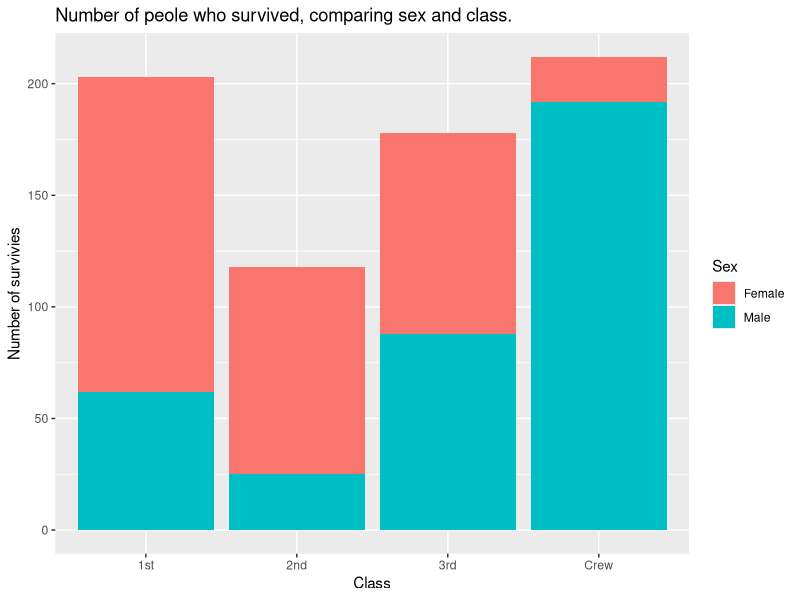
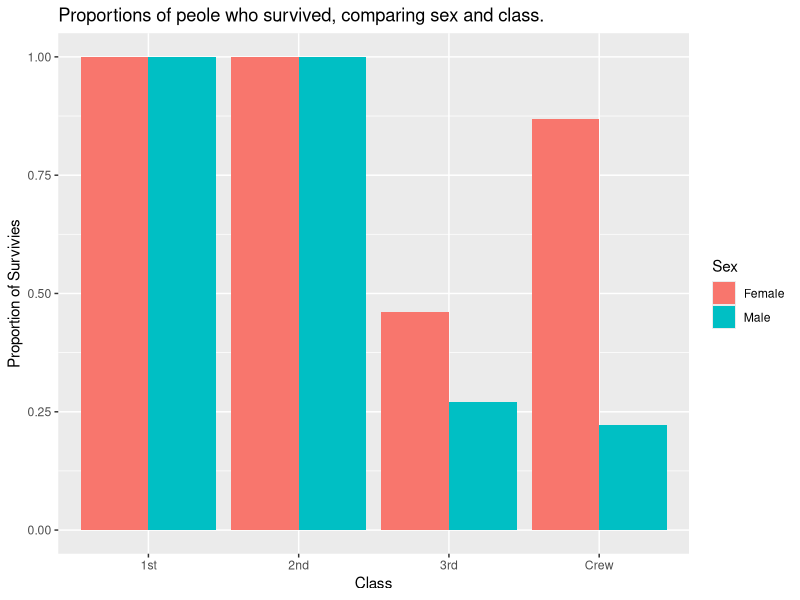
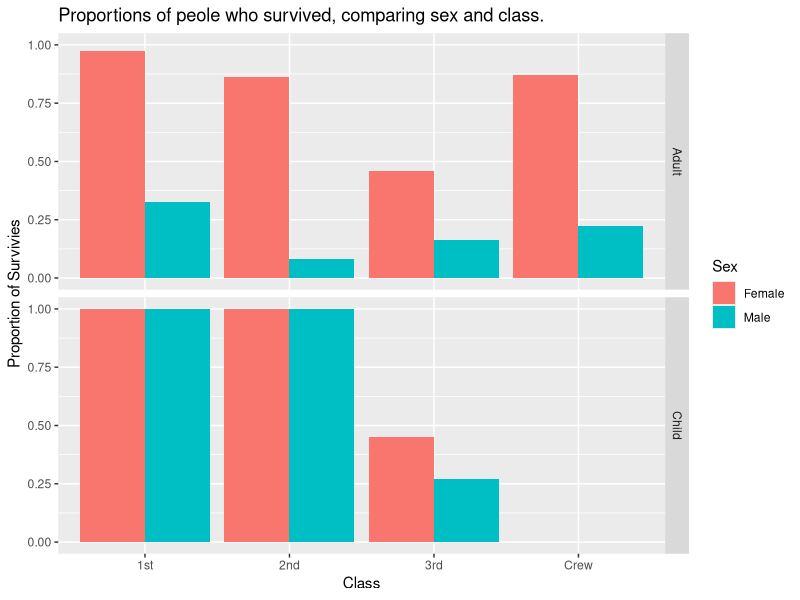

Write R code to recreate these figures, in order.
## ---- chunk 1
library(tidyverse)

df_titanic <- as_tibble(Titanic)
## ---- chunk 2
## TASK: Perform a `glimpse` of df_titanic
glimpse(df_titanic)
## ---- chunk 3
## NOTE: No need to edit! We'll cover how to
## do this calculation in a later exercise.
df_titanic %>% summarize(total = sum(n))
## ---- chunk 4
## TASK: Visualize counts against `Class` and `Sex`
df_titanic %>% 
  filter(Survived != "No") %>% 
  group_by(Class, Sex) %>%
  ggplot(aes(fill=Sex, y=n, x=Class)) + 
  geom_bar(position="stack", stat="identity") +
  labs(title="Number of peole who survived, comparing sex and class.", y="Number of survivies", x="Class")
  
  
## ---- chunk 5
## NOTE: No need to edit! We'll cover how to
## do this calculation in a later exercise.
df_prop <-
  df_titanic %>%
  group_by(Class, Sex, Age) %>%
  mutate(
    Total = sum(n),
    Prop = n / Total
  ) %>%
  ungroup()
df_prop
## ---- chunk 6
df_prop %>% 
  filter(Survived != "No") %>% 
  group_by(Class, Sex) %>%
  ggplot(aes(fill=Sex, y=Prop, x=Class)) + 
  geom_bar(position="dodge", stat="identity") +
  labs(title="Proportions of peole who survived, comparing sex and class.", y="Proportion of Survivies", x="Class")
## ---- chunk 7
df_prop %>% 
  filter(Survived != "No") %>% 
  group_by(Class, Sex) %>%
  ggplot(aes(fill=Sex, y=Prop, x=Class)) + 
  geom_bar(position="dodge", stat="identity") +
  facet_grid("Age") +
  labs(title="Proportions of peole who survived, comparing sex and class.", y="Proportion of Survivies", x="Class")
